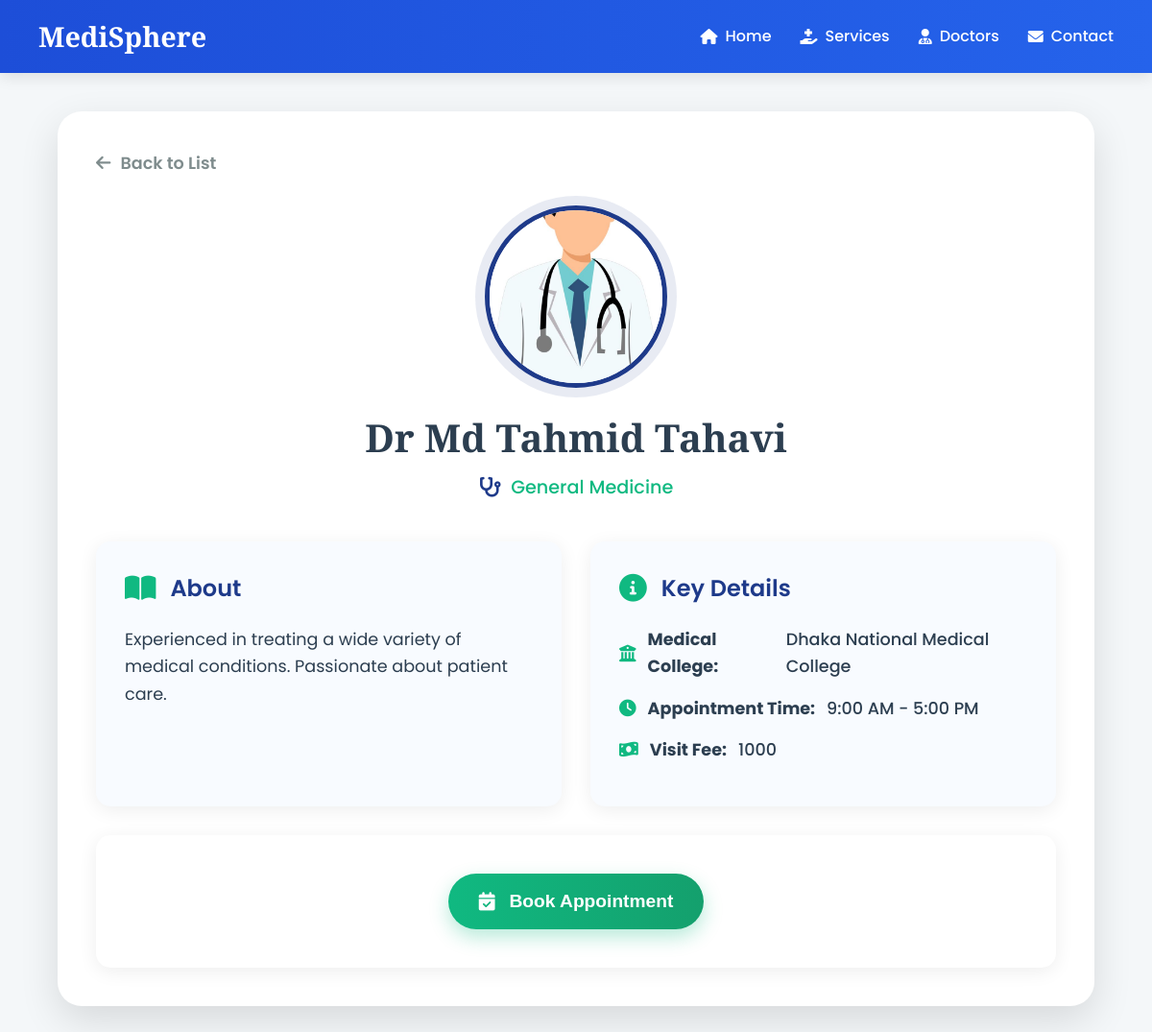
The app's page /doctors/doctor/17/ with its own data.
### doctors/models.py (models this page shows, shortened)
class Doctor(models.Model):
    name = models.CharField(max_length=100)
    specialty = models.CharField(max_length=100)
    bio = models.TextField(blank=True)
    medical_college = models.CharField(max_length=150, blank=True)
    appointment_time = models.CharField(max_length=100, blank=True)
    payment_method = models.CharField(max_length=100, default='bKash')
    visit_fee = models.IntegerField(default=1000)
    image = models.ImageField(upload_to='doctor_images/', blank=True, null=True)

### doctors/views.py (the view)
# urls.py: path('doctor/<int:doctor_id>/', views.doctor_profile, name='doctor_profile'),
def doctor_profile(request, doctor_id):
    doctor = get_object_or_404(Doctor, id=doctor_id)
    appointment_booked = False
    if request.method == 'POST':
        appointment_booked = True
    return render(request, 'doctors/profile.html', {
        'doctor': doctor,
        'appointment_booked': appointment_booked
    })

### templates/doctors/profile.html (shortened to what this page needs)
<!DOCTYPE html>
<html lang="en">
<head>
    <link rel="stylesheet" href="https://cdnjs.cloudflare.com/ajax/libs/font-awesome/6.0.0-beta3/css/all.min.css">
</head>
<body>
    <nav class="main-nav">
        <div class="logo">MediSphere</div>
        <ul class="nav-links">
            <li><a href="#"><i class="fas fa-home"></i> Home</a></li>
            <li><a href="#"><i class="fas fa-hand-holding-medical"></i> Services</a></li>
            <li><a href="#"><i class="fas fa-user-md"></i> Doctors</a></li>
            <li><a href="#"><i class="fas fa-envelope"></i> Contact</a></li>
        </ul>
    </nav>
    <div class="container">
        <a href="{% url 'general_medicine' %}" class="back-link">
            <i class="fas fa-arrow-left"></i> Back to List
        </a>
        <div class="profile-header">
            {% if doctor.image %}
                <div class="profile-photo-wrapper">
                    <img src="{{ doctor.image.url }}" alt="{{ doctor.name }}" class="profile-photo">
                </div>
            {% endif %}
            <h1 class="profile-name">{{ doctor.name }}</h1>
            <p class="profile-specialty">
                <i class="fas fa-stethoscope"></i>
                {{ doctor.specialty }}
            </p>
        </div>
        <div class="info-grid">
            <div class="info-card">
                <h3><i class="fas fa-book-open"></i> About</h3>
                <p>{{ doctor.bio }}</p>
            </div>
            <div class="info-card">
                <h3><i class="fas fa-info-circle"></i> Key Details</h3>
                <ul>
                    <li><i class="fas fa-university"></i> <strong>Medical College:</strong> {{ doctor.medical_college }}</li>
                    <li><i class="fas fa-clock"></i> <strong>Appointment Time:</strong> {{ doctor.appointment_time }}</li>
                    <li><i class="fas fa-money-bill-wave"></i> <strong>Visit Fee:</strong> {{ doctor.visit_fee }}</li>
                </ul>
            </div>
        </div>
        <div class="booking-section">
            {% if appointment_booked %}
                <div class="success">
                    <i class="fas fa-check-circle"></i> Appointment Booked Successfully!
                </div>
            {% else %}
                <form method="POST">
                    <button type="submit" class="book-btn">
                        <i class="fas fa-calendar-check"></i> Book Appointment
                    </button>
                </form>
            {% endif %}
        </div>
    </div>
</body>
</html>

### templates/doctors/profile.html (style rules this page uses)
:root { --bg-color: #f4f7f9; --card-color: #ffffff; --primary-blue: #1e3a8a; --primary-green: #10b981; --accent-green-dark: #059669; --text-dark: #2c3e50; --text-muted: #7f8c8d; --shadow-light: 0 4px 20px rgba(0, 0, 0, 0.07); --shadow-medium: 0 15px 40px rgba(0, 0, 0, 0.12); --border-radius-main: 25px; --border-radius-card: 15px; --animation-speed: 0.4s; }
body { background-color: var(--bg-color); margin: 0; padding: 0; font-family: 'Poppins', sans-serif; color: var(--text-dark); line-height: 1.6; overflow-x: hidden; }
a { text-decoration: none; color: var(--primary-blue); transition: color var(--animation-speed) ease; }
.main-nav { background: linear-gradient(90deg, #1d4ed8, #2563eb); color: white; display: flex; justify-content: space-between; align-items: center; padding: 15px 40px; box-shadow: 0 4px 15px rgba(0, 0, 0, 0.1); position: sticky; top: 0; z-index: 1000; }
.main-nav .logo { font-family: 'Playfair Display', serif; font-size: 1.8rem; font-weight: 700; }
.main-nav .nav-links { list-style: none; margin: 0; padding: 0; display: flex; gap: 30px; }
.main-nav .nav-links a { color: white; font-weight: 500; display: flex; align-items: center; gap: 8px; }
.container { max-width: 1000px; margin: 40px auto; padding: 40px; background-color: var(--card-color); border-radius: var(--border-radius-main); box-shadow: var(--shadow-medium); position: relative; }
.back-link { display: inline-flex; align-items: center; gap: 10px; margin-bottom: 30px; font-weight: 600; font-size: 1.1rem; color: var(--text-muted); }
.profile-header { text-align: center; margin-bottom: 40px; }
.profile-photo-wrapper { width: 180px; height: 180px; border-radius: 50%; overflow: hidden; margin: 0 auto 20px; border: 5px solid var(--primary-blue); box-shadow: 0 0 0 10px rgba(30, 58, 138, 0.1); transition: transform var(--animation-speed) ease; }
.profile-photo { width: 100%; height: 100%; object-fit: cover; }
.profile-name { font-family: 'Playfair Display', serif; font-size: 2.5rem; color: var(--text-dark); margin: 0; }
.profile-specialty { font-size: 1.2rem; color: var(--primary-green); font-weight: 500; margin-top: 5px; display: flex; align-items: center; justify-content: center; gap: 10px; }
.profile-specialty .fas { font-size: 1.3rem; color: var(--primary-blue); }
.info-grid { display: grid; grid-template-columns: repeat(auto-fit, minmax(280px, 1fr)); gap: 30px; }
.info-card { background-color: #f8fbff; padding: 30px; border-radius: var(--border-radius-card); box-shadow: var(--shadow-light); transition: transform var(--animation-speed) ease; }
.info-card h3 { font-size: 1.5rem; font-weight: 600; color: var(--primary-blue); margin-top: 0; margin-bottom: 20px; display: flex; align-items: center; gap: 15px; }
.info-card h3 .fas { font-size: 1.8rem; color: var(--primary-green); }
.info-card p, .info-card ul { font-size: 1.1rem; color: var(--text-dark); margin: 0; }
.info-card ul { list-style: none; padding: 0; }
.info-card ul li { margin-bottom: 15px; display: flex; align-items: center; gap: 12px; font-weight: 500; }
.info-card ul li .fas { color: var(--primary-green); }
.booking-section { background-color: var(--card-color); padding: 40px; border-radius: var(--border-radius-card); box-shadow: var(--shadow-light); text-align: center; margin-top: 30px; }
.book-btn { background: linear-gradient(90deg, var(--primary-green), #14a06d); color: white; padding: 18px 32px; border-radius: 50px; font-size: 1.2rem; font-weight: 600; cursor: pointer; border: none; transition: all var(--animation-speed) ease; box-shadow: 0 8px 20px rgba(16, 185, 129, 0.3); display: inline-flex; align-items: center; gap: 15px; }
.book-btn .fas { animation: pulse 1.5s infinite; }

### records on screen
Doctor: image (picture), name "Dr Md Tahmid Tahavi", specialty "General Medicine", bio "Experienced in treating a wide variety of medical conditions. Passionate about patient care.", medical_college "Dhaka National Medical College", appointment_time "9:00 AM - 5:00 PM", visit_fee "1000"
